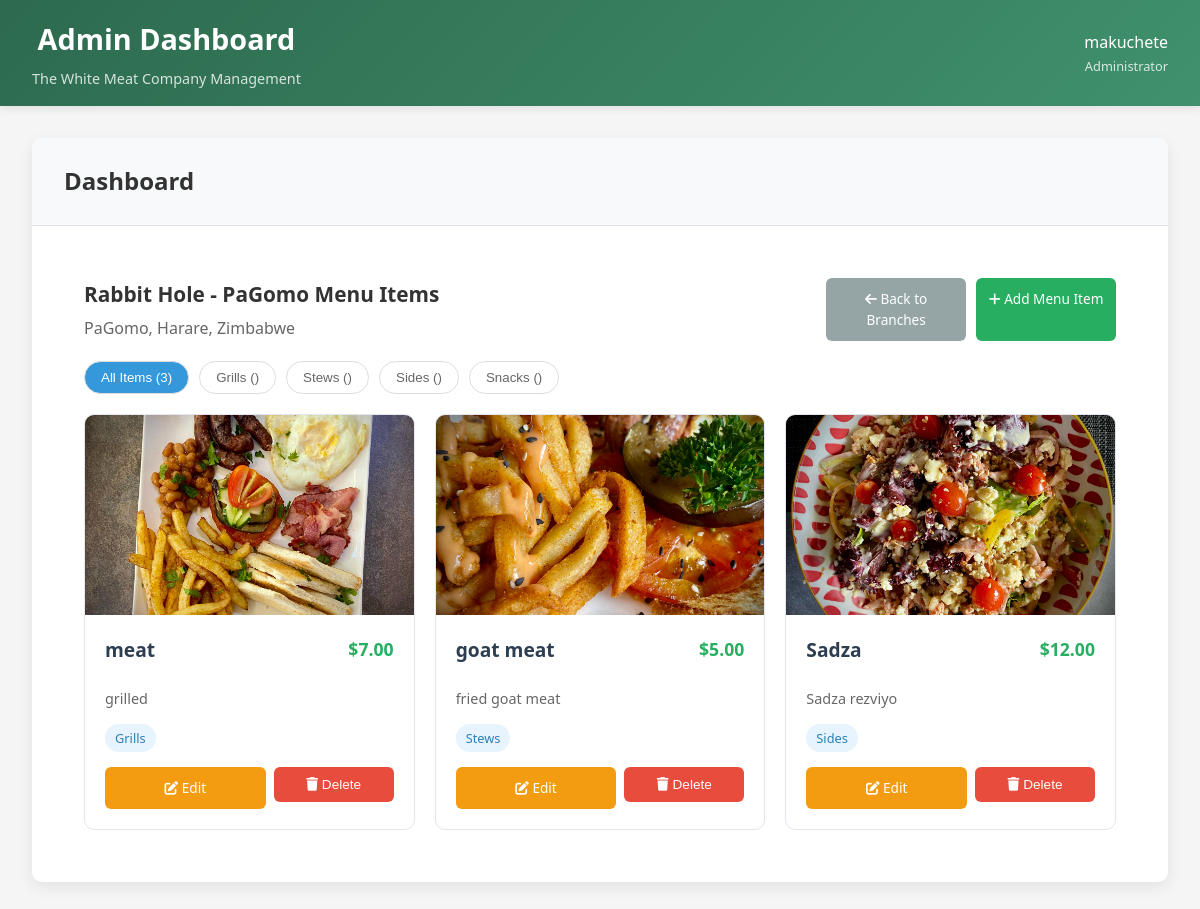
Before: /dashboard/branch/2/menu/ (signed in) with the older database file.
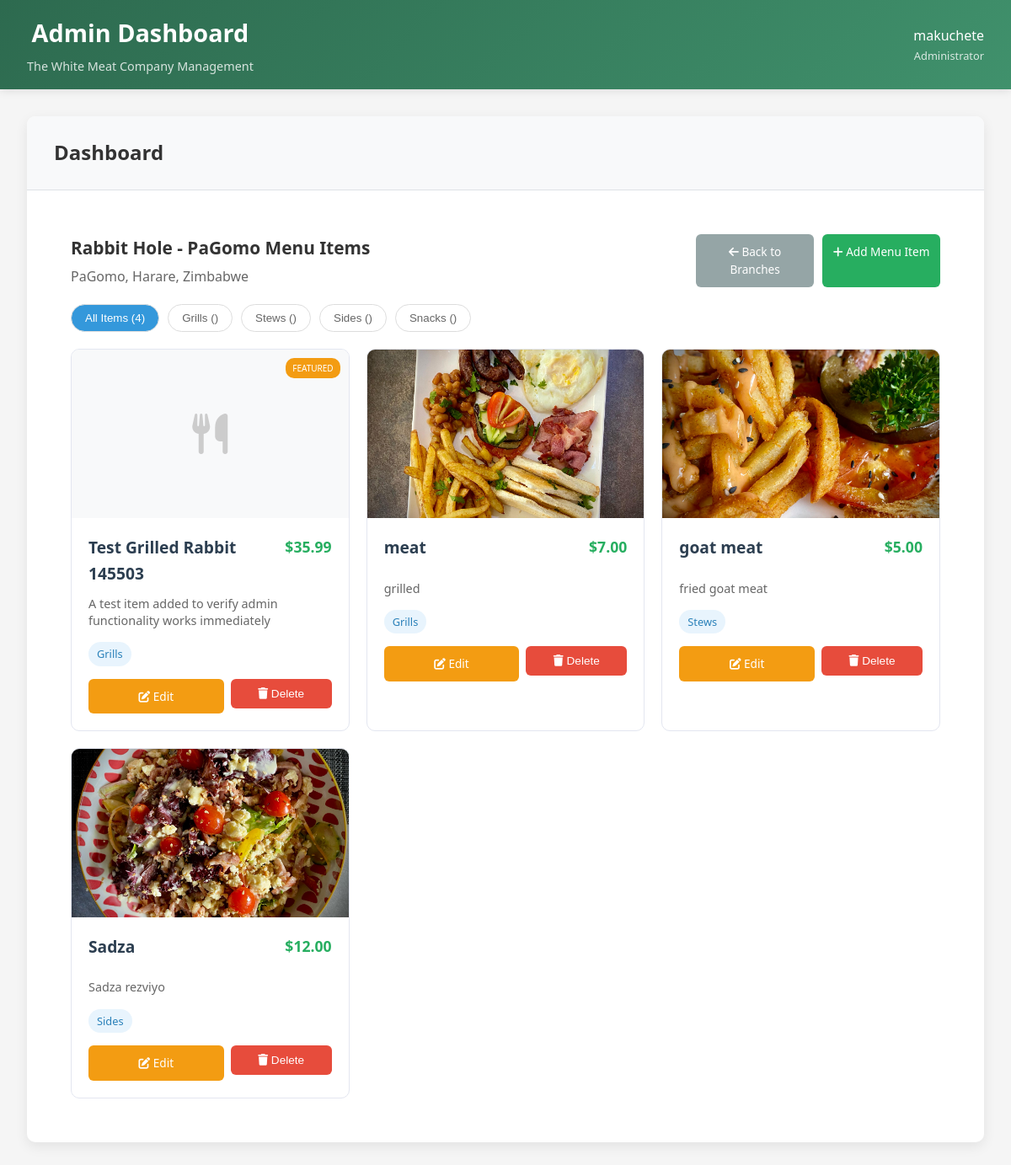
After: the same page with the newer database file.
### frontend/models.py (models this page shows, shortened)
class RestaurantBranch(models.Model):
    name = models.CharField(max_length=100)
    slug = models.SlugField(unique=True)
    address = models.TextField()
    phone = models.CharField(max_length=20)
    email = models.EmailField()
    is_active = models.BooleanField(default=True)
    created_at = models.DateTimeField(auto_now_add=True)
    class Meta:
        verbose_name_plural = "Restaurant Branches"

class MenuCategory(models.Model):
    name = models.CharField(max_length=100)
    slug = models.SlugField(unique=True)
    description = models.TextField(blank=True)
    order = models.IntegerField(default=0)
    class Meta:
        verbose_name_plural = "Menu Categories"
        ordering = ['order', 'name']

class MenuItem(models.Model):
    branch = models.ForeignKey(RestaurantBranch, on_delete=models.CASCADE, related_name='menu_items')
    name = models.CharField(max_length=200)
    description = models.TextField()
    price = models.DecimalField(max_digits=8, decimal_places=2)
    category = models.ForeignKey(MenuCategory, on_delete=models.CASCADE)
    image = models.ImageField(upload_to='menu_images/', blank=True, null=True, help_text="Upload menu item image")
    image_filename = models.CharField(max_length=200, blank=True, help_text="Alternative: Image filename in static/images/")
    is_available = models.BooleanField(default=True)
    is_featured = models.BooleanField(default=False)
    ingredients = models.TextField(blank=True, help_text="List of ingredients")
    allergens = models.TextField(blank=True, help_text="Allergen information")
    preparation_time = models.IntegerField(null=True, blank=True, help_text="Preparation time in minutes")
    calories = models.IntegerField(null=True, blank=True, help_text="Calories per serving")
    created_at = models.DateTimeField(auto_now_add=True)
    updated_at = models.DateTimeField(auto_now=True)
    class Meta:
        ordering = ['category', 'name']
        unique_together = ['branch', 'name']  # Prevent duplicate menu items per branch

### frontend/views.py (the view)
# urls.py: path('dashboard/branch/<int:branch_id>/menu/', views.branch_menu_items, name='branch_menu_items'),
@login_required
def branch_menu_items(request, branch_id):
    branch = get_object_or_404(RestaurantBranch, id=branch_id, is_active=True)
    menu_items = MenuItem.objects.filter(branch=branch).select_related('category').order_by('category__order', 'name')
    categories = MenuCategory.objects.all().order_by('order')
    context = {
        'branch': branch,
        'menu_items': menu_items,
        'categories': categories,
    }
    return render(request, 'admin/branch_menu_items.html', context)

### templates/admin/branch_menu_items.html (shortened to what this page needs)
{% extends 'admin/base.html' %}
{% block content %}
<div class="card">
    <div class="card-header">
        <div>
            <h2 class="card-title">{{ branch.name }} Menu Items</h2>
            <p class="branch-address">{{ branch.address }}</p>
        </div>
        <div class="header-actions">
            <a href="{% url 'branch_selection' %}" class="btn btn-secondary">
                <i class="fas fa-arrow-left"></i> Back to Branches
            </a>
            <a href="{% url 'add_menu_item' branch.id %}" class="btn btn-success">
                <i class="fas fa-plus"></i> Add Menu Item
            </a>
        </div>
    </div>
    {% if menu_items %}
    <div class="filter-buttons">
        <button class="filter-btn active" data-category="all">
            All Items ({{ menu_items.count }})
        </button>
        {% for category in categories %}
        <button class="filter-btn" data-category="{{ category.slug }}">
            {{ category.name }} ({{ category.menu_items.count }})
        </button>
        {% endfor %}
    </div>
    <div class="menu-grid">
        {% for item in menu_items %}
        <div class="menu-item-card" data-category="{{ item.category.slug }}">
            <div class="item-image">
                {% if item.image %}
                    <img src="{{ item.image.url }}" alt="{{ item.name }}">
                {% else %}
                    <div class="no-image">
                        <i class="fas fa-utensils"></i>
                    </div>
                {% endif %}
                <div class="badge-container">
                    {% if item.is_featured %}
                    <span class="badge badge-featured">FEATURED</span>
                    {% endif %}
                </div>
            </div>
            <div class="item-content">
                <div class="item-title">
                    <h3>{{ item.name }}</h3>
                    <span class="price">${{ item.price }}</span>
                </div>
                <p class="description">
                    {{ item.description|truncatewords:20 }}
                </p>
                <div class="meta-info">
                    <span class="badge badge-category">{{ item.category.name }}</span>
                </div>
                <div class="item-actions">
                    <a href="{% url 'edit_menu_item' branch.id item.id %}" class="btn btn-warning">
                        <i class="fas fa-edit"></i> Edit
                    </a>
                    <form action="{% url 'delete_menu_item' branch.id item.id %}" method="post" style="display:inline;">
                        <button type="submit" class="btn btn-danger" onclick="return confirm('Are you sure you want to delete this menu item?')">
                            <i class="fas fa-trash"></i> Delete
                        </button>
                    </form>
                </div>
            </div>
        </div>
        {% endfor %}
    </div>
    {% endif %}
</div>
{% endblock %}

### templates/admin/base.html (shortened to what this page needs)
<!DOCTYPE html>
{% load static %}
<html lang="en">
<head>
    <link rel="stylesheet" href="{% static 'css/style.css' %}" />
    <link rel="stylesheet" href="{% static 'css/scroll-animations.css' %}" />
    <link rel="stylesheet" href="https://cdnjs.cloudflare.com/ajax/libs/font-awesome/6.4.0/css/all.min.css" />
    <link href="https://cdn.jsdelivr.net/npm/aos@2.3.4/dist/aos.css" rel="stylesheet" />
</head>
<body>
    <header class="admin-header">
        <div style="display: flex; justify-content: space-between; align-items: center;">
            <div>
                <h1 style="margin: 0;">{% block header_title %}Admin Dashboard{% endblock %}</h1>
                <p style="margin: 5px 0 0 0; opacity: 0.8; font-size: 0.9rem;">The White Meat Company Management</p>
            </div>
            <div style="display: flex; align-items: center; gap: 20px;">
                <div style="text-align: right;">
                    <div style="font-weight: 500;">{{ user.first_name|default:user.username }}</div>
                    <div style="font-size: 0.8rem; opacity: 0.8;">Administrator</div>
                </div>
            </div>
        </div>
    </header>
    <div class="admin-container">
        <div class="admin-content">
            <div class="content-header">
                <h2>{% block content_title %}Dashboard{% endblock %}</h2>
            </div>
            <div class="content-body">
                {% block content %}{% endblock %}
            </div>
        </div>
    </div>
</body>
</html>

### static/css/style.css (style rules this page uses)
* { margin: 0; padding: 0; box-sizing: border-box; }
body, html { font-family: Arial, sans-serif; height: 100%; background-color: #fff; overflow-x: hidden; line-height: 1.6; color: #333; }
.btn { padding: 14px 24px; border: none; text-decoration: none; font-size: 1.08rem; color: white; font-weight: bold; border-radius: 10px; transition: transform 0.2s; min-width: 120px; text-align: center; display: inline-block; box-sizing: border-box; }
.description { max-width: 750px; margin: 0 auto; font-size: 1em; color: #444; }
h1 { text-align: center; margin-bottom: 40px; font-size: 2em; }
.price { font-size: 2.5rem; font-weight: bold; color: #2d6a4f; margin-bottom: 15px; }
.price { font-size: 1.8rem; color: #2d6a4f; font-weight: bold; }

### static/css/scroll-animations.css (style rules this page uses)
img { transition: opacity 0.4s ease; }

### templates/admin/base.html (style rules this page uses)
body { font-family: 'Segoe UI', Tahoma, Geneva, Verdana, sans-serif; background: #f5f5f5; margin: 0; padding: 0; }
.admin-header { background: linear-gradient(135deg, #2d6a4f 0%, #40916c 100%); color: white; padding: 1rem 2rem; box-shadow: 0 2px 10px rgba(0,0,0,0.1); }
.admin-header h1 { margin: 0; font-size: 1.8rem; font-weight: 600; }
.admin-container { max-width: 1200px; margin: 0 auto; padding: 2rem; }
.admin-content { background: white; border-radius: 10px; box-shadow: 0 5px 15px rgba(0,0,0,0.08); overflow: hidden; }
.content-header { background: #f8f9fa; padding: 1.5rem 2rem; border-bottom: 1px solid #dee2e6; }
.content-header h2 { margin: 0; color: #333; font-size: 1.5rem; }
.content-body { padding: 2rem; }
.btn { display: inline-block; padding: 12px 24px; background: #2d6a4f; color: white; text-decoration: none; border-radius: 5px; border: none; cursor: pointer; font-size: 14px; font-weight: 500; transition: all 0.3s ease; }
.btn-danger { background: #dc3545; }
.btn-secondary { background: #6c757d; }

### templates/admin/branch_menu_items.html (style rules this page uses)
.card { background: #fff; border-radius: 10px; padding: 20px; }
.card-header { display: flex; justify-content: space-between; align-items: center; flex-wrap: wrap; gap: 10px; margin-bottom: 20px; }
.card-title { font-size: 1.3rem; margin: 0; }
.branch-address { color: #666; margin-top: 5px; }
.header-actions { display: flex; gap: 10px; flex-wrap: wrap; }
.filter-buttons { display: flex; gap: 10px; flex-wrap: wrap; margin-bottom: 20px; }
.filter-btn { padding: 8px 16px; border: 1px solid #ddd; background: #fff; color: #666; border-radius: 20px; cursor: pointer; }
.filter-btn.active { background: #3498db; color: #fff; }
.menu-grid { display: grid; grid-template-columns: repeat(auto-fill, minmax(250px, 1fr)); gap: 20px; }
.menu-item-card { border: 1px solid #e3e6f0; border-radius: 10px; overflow: hidden; background: #fff; transition: transform 0.3s ease, box-shadow 0.3s ease; }
.item-image { height: 200px; background: #f8f9fa; position: relative; overflow: hidden; }
.item-image img { width: 100%; height: 100%; object-fit: cover; }
.no-image { display: flex; align-items: center; justify-content: center; height: 100%; color: #ccc; font-size: 3rem; }
.badge-container { position: absolute; top: 10px; right: 10px; display: flex; gap: 5px; }
.badge { padding: 4px 8px; border-radius: 10px; font-size: 10px; }
.badge-featured { background: #f39c12; color: #fff; }
.item-content { padding: 20px; }
.item-title { display: flex; justify-content: space-between; align-items: flex-start; margin-bottom: 10px; }
.item-title h3 { margin: 0; color: #2c3e50; font-size: 1.2rem; }
.price { color: #27ae60; font-weight: bold; font-size: 1.1rem; }
.description { color: #666; margin-bottom: 15px; line-height: 1.4; font-size: 0.9rem; }
.meta-info { display: flex; justify-content: space-between; align-items: center; margin-bottom: 15px; }
.badge-category { background: #e8f4fd; color: #2980b9; padding: 4px 10px; border-radius: 15px; font-size: 0.8rem; }
.item-actions { display: flex; gap: 8px; flex-wrap: wrap; }
.btn { flex: 1; text-align: center; font-size: 0.85rem; padding: 10px; border-radius: 6px; text-decoration: none; }
.btn-warning { background: #f39c12; color: #fff; }
.btn-danger { background: #e74c3c; color: #fff; }
.btn-secondary { background: #95a5a6; color: #fff; }
.btn-success { background: #27ae60; color: #fff; }

Changed rows visible on the page:
added MenuItem: is_featured "FEATURED", name "Test Grilled Rabbit 145503", price "35.99", description "A test item added to verify admin functionality works immediately", category.name "Grills"
Other visible differences:
{{ menu_items.count }}: "3" → "4"
